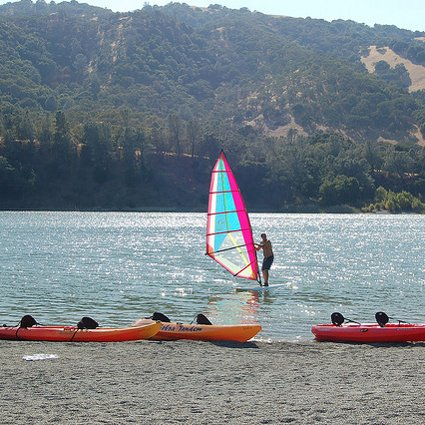
#> input picture images/downsampled/shared0004_nsd03078.jpg, 425 x 425 px; its folder holds 4 pictures in this run; the run also reads 2 pictures not shown here
$ python generate_thumbnails.py
#> lines starting #> are read from the running program, lines starting #| are printed output that depends on the picture
#!/usr/bin/env python3
"""Generate thumbnails for NSD images."""

from concurrent.futures import ThreadPoolExecutor, as_completed
from pathlib import Path

from PIL import Image
from tqdm import tqdm


def generate_thumbnail(image_path: Path, output_path: Path, size: tuple = (150, 150)):
    """Generate a thumbnail for a single image."""
    try:
        with Image.open(image_path) as img:
            img.thumbnail(size, Image.Resampling.LANCZOS)
            img.save(output_path, "JPEG", quality=85)
        return True, image_path.name
    except Exception as e:
        return False, f"{image_path.name}: {str(e)}"


def main():
    # Setup paths
    project_root = Path(__file__).parent.parent
    source_dir = project_root / "images" / "downsampled"
    thumb_dir = project_root / "data" / "thumbnails"

    # Create thumbnail directory
    thumb_dir.mkdir(parents=True, exist_ok=True)

    # Get all jpg files
    image_files = list(source_dir.glob("*.jpg"))

    if not image_files:
        print(f"No images found in {source_dir}")
        return

    print(f"Found {len(image_files)} images to process")

    # Process images in parallel
    with ThreadPoolExecutor(max_workers=8) as executor:
        futures = []
        for img_path in image_files:
            output_path = thumb_dir / img_path.name
            future = executor.submit(generate_thumbnail, img_path, output_path)
            futures.append(future)
#> this loop made 4 passes
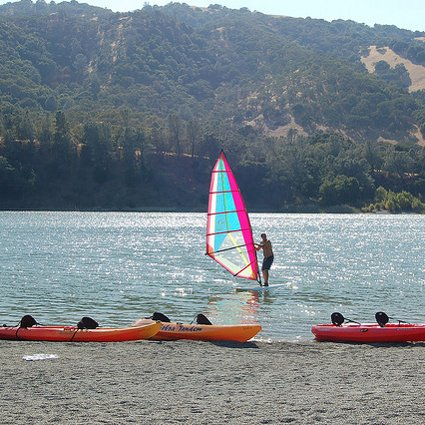
#> input picture images/downsampled/shared0004_nsd03078.jpg, 425 x 425 px
#> pass 1, in generate_thumbnail, `img.save(output_path, "JPEG", quality=85)`:
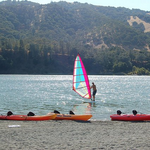
#> saved as shared0004_nsd03078.jpg: PIL image 150x150 RGB; mean R, G, B 121.7, 130.7, 137.3
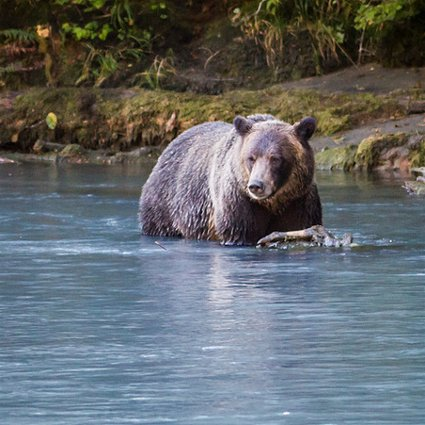
#> input picture images/downsampled/shared0013_nsd03490.jpg, 425 x 425 px
#> pass 2, in generate_thumbnail (call 2), `img.save(output_path, "JPEG", quality=85)`:
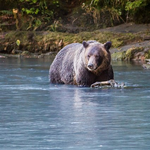
#> saved as shared0013_nsd03490.jpg: PIL image 150x150 RGB; mean R, G, B 99.5, 104.9, 108
#> pass 3, in generate_thumbnail (call 3), `with Image.open(image_path) as img:`:
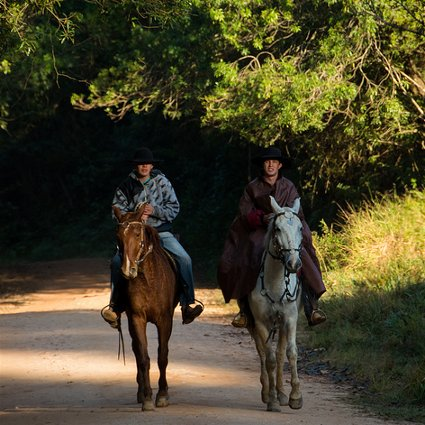
#> img: PIL image 425x425 RGB; mean R, G, B 72.1, 67.1, 42.7

        # Track progress
        succeeded = 0
        failed = []

        with tqdm(total=len(futures), desc="Generating thumbnails") as pbar:
            for future in as_completed(futures):
                success, result = future.result()
                if success:
                    succeeded += 1
                else:
                    failed.append(result)
                pbar.update(1)

    print(f"\nCompleted: {succeeded} thumbnails generated")
    if failed:
        print(f"Failed: {len(failed)} images")
        for error in failed[:5]:  # Show first 5 errors
            print(f"  - {error}")


if __name__ == "__main__":
    main()
